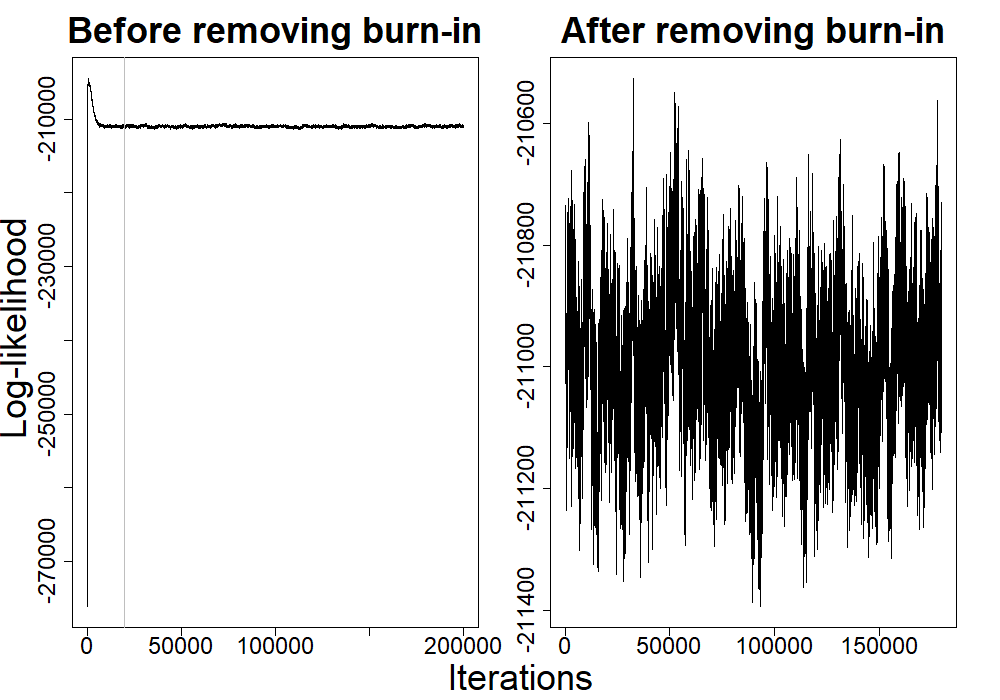

The script that saved this image:
rm(list=ls(all=TRUE))
library('coda')  #coda_0.19-4

#root path
setwd('U:\\independent studies\\LIDAR Tanguro\\LidarLDA_MS')

#get llk
llk=read.csv('results 2014\\llk.csv')$x
ngibbs=length(llk)
nburn=ngibbs*0.1
seq1=nburn:ngibbs 

#plot results
png('derived 2014\\convergence.png',width=1000,height=700)
par(mfrow=c(1,2),mar=c(2,2,4,3),oma=c(3,3,0,0))
plot(llk,type='l',ylab='',xlab='',main='Before removing burn-in',
     cex.main=3,cex.axis=2)
abline(v=nburn,col='grey')
plot(llk[seq1],type='l',ylab='',xlab='',main='After removing burn-in',
     cex.main=3,cex.axis=2)
mtext(side=1,at=0.5,outer=T,line=1.5,'Iterations',cex=3)
mtext(side=2,at=0.5,outer=T,line=1,'Log-likelihood',cex=3)
dev.off()

#convergence matrics
llk1=mcmc(llk[seq1])
heidel.diag(llk1)
geweke.diag(llk1)